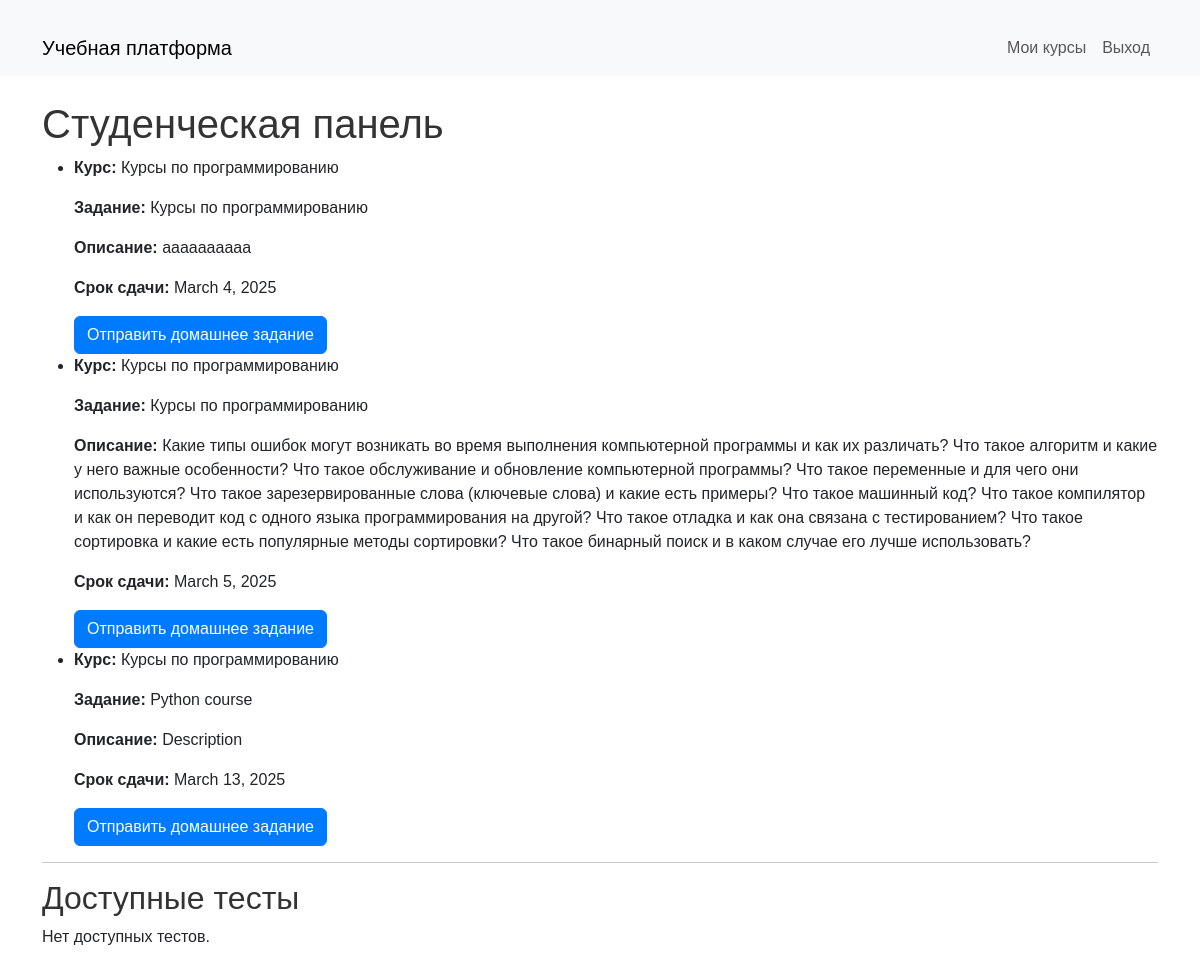
Before: /student_dashboard/ (signed in) with the older database file.
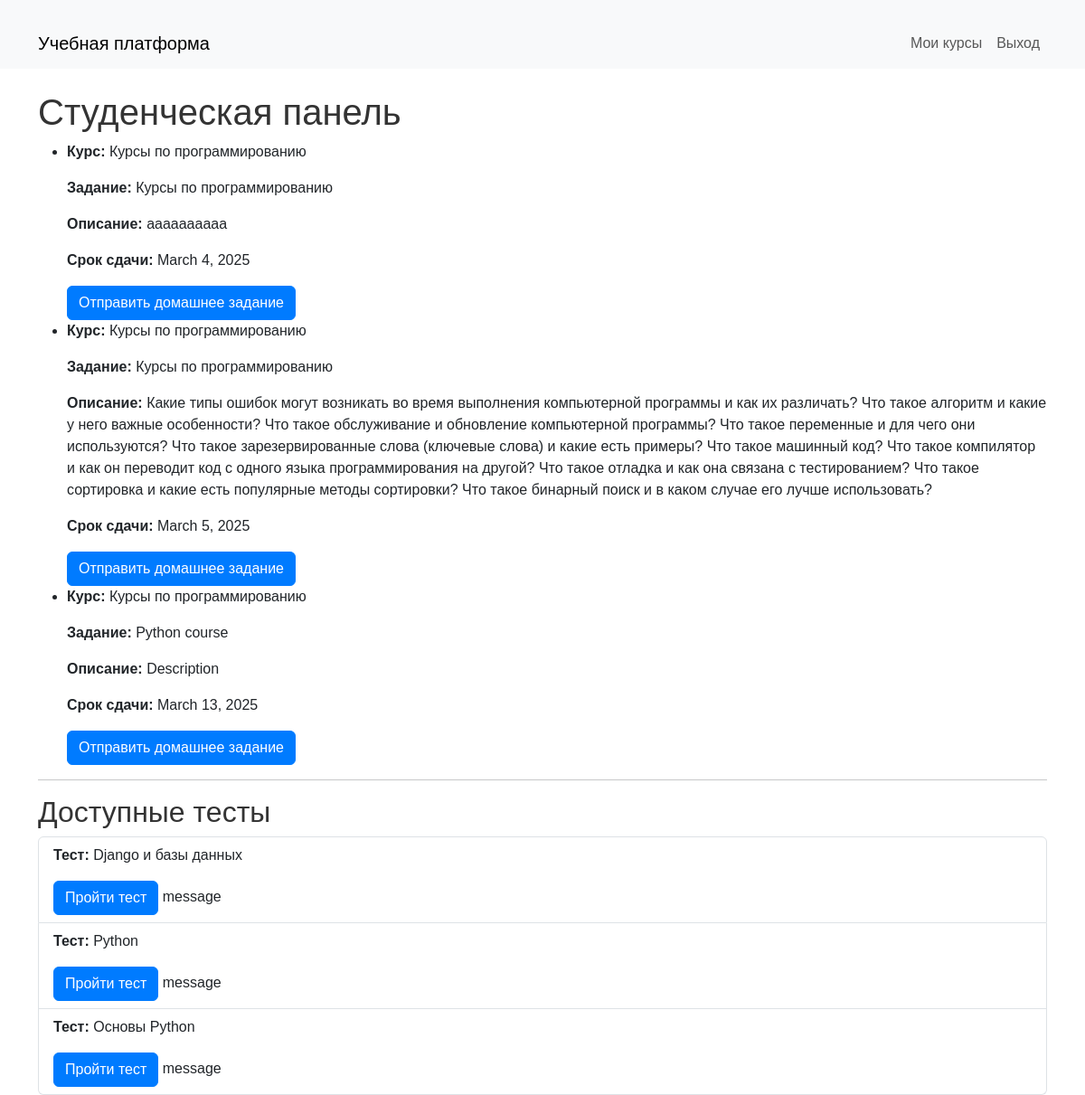
After: the same page with the newer database file.
### online_courses/models.py (models this page shows, shortened)
class Homework(models.Model):
    title = models.CharField(max_length=255)
    description = models.TextField(null=True, blank=True)
    course = models.ForeignKey(Course, on_delete=models.CASCADE, related_name='homeworks')
    due_date = models.DateField()
    assigned_by = models.ForeignKey(User, on_delete=models.CASCADE, limit_choices_to={'role': 'teacher'}, related_name='assigned_homeworks')
    assigned_to = models.ForeignKey(User, on_delete=models.CASCADE, limit_choices_to={'role': 'student'}, related_name='homeworks', blank=True, null=True)

class Course(models.Model):
    title = models.CharField(max_length=255)
    description = models.TextField(null=True, blank=True)
    teacher = models.ForeignKey(User, on_delete=models.SET_NULL, null=True, limit_choices_to={'role': 'teacher'}, related_name='courses_taught')
    students = models.ManyToManyField(User, related_name='enrolled_courses', blank=True, limit_choices_to={'role': 'student'})

class Quiz(models.Model):
    lesson = models.ForeignKey(Lesson, on_delete=models.CASCADE)
    course = models.ForeignKey(Course, on_delete=models.CASCADE)
    title = models.CharField(max_length=255)
    description = models.TextField()

### online_courses/views.py (the view)
# urls.py: path('student_dashboard/', student_dashboard, name='student_dashboard'),
@login_required
def student_dashboard(request):
    if request.user.role != 'student':
        raise PermissionDenied("Только студенты могут просматривать эту страницу.")
    assignments = Homework.objects.filter(course__students=request.user)
    quizzes = Quiz.objects.filter(lesson__module__course__students=request.user)
    return render(request, 'student_dashboard.html', {'assignments': assignments, 'quizzes': quizzes})

### online_courses/templates/student_dashboard.html (shortened to what this page needs)
{% extends 'base.html' %}
    {% block content %}
    <h1>Студенческая панель</h1>
    {% if assignments %}
        <ul>
            {% for assignment in assignments %}
                <li>
                    <p><strong>Курс:</strong> {{ assignment.course.title }}</p>
                    <p><strong>Задание:</strong> {{ assignment.title }}</p>
                    <p><strong>Описание:</strong> {{ assignment.description }}</p>
                    <p><strong>Срок сдачи:</strong> {{ assignment.due_date }}</p>
                    <a href="{% url 'online_courses:submit_homework' assignment.id %}" class="btn btn-primary">Отправить домашнее задание</a>
                </li>
            {% endfor %}
        </ul>
    {% else %}
        <p>Нет заданий для выполнения.</p>
    {% endif %}
    <hr>
    <h2>Доступные тесты</h2>
    {% if quizzes %}
        <ul class="list-group">
            {% for quiz in quizzes %}
                <li class="list-group-item list-group-item-action">
                    <p><strong>Тест:</strong> {{ quiz.title }}</p>
                    <a href="{% url 'online_courses:take_quiz' quiz.id %}" class="btn btn-primary">Пройти тест</a>
                    message
                </li>
            {% endfor %}
        </ul>
    {% else %}
        <p>Нет доступных тестов.</p>
    {% endif %}
{% endblock content %}

Changed rows visible on the page:
added Quiz: title "Django и базы данных"
added Quiz: title "Python"
added Quiz: title "Основы Python"
Other visible differences:
text no longer shown: "Нет доступных тестов."
